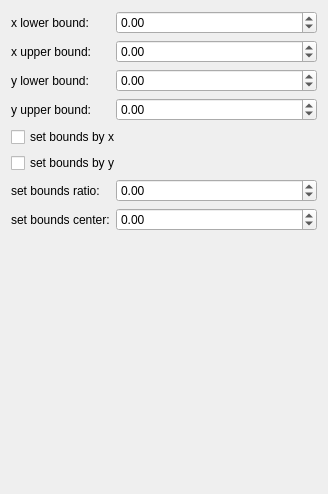
            <widget class="QWidget" name="page">
             <property name="geometry">
              <rect>
               <x>0</x>
               <y>0</y>
               <width>328</width>
               <height>494</height>
              </rect>
             </property>
             <attribute name="label">
              <string>common</string>
             </attribute>
             <layout class="QFormLayout" name="formLayout_2">
              <item row="0" column="0">
               <widget class="QLabel" name="label_4">
                <property name="text">
                 <string>x lower bound:</string>
                </property>
               </widget>
              </item>
              <item row="0" column="1">
               <widget class="QDoubleSpinBox" name="spinXLowerBound">
                <property name="minimum">
                 <double>-100.000000000000000</double>
                </property>
                <property name="maximum">
                 <double>100.000000000000000</double>
                </property>
               </widget>
              </item>
              <item row="3" column="0">
               <widget class="QLabel" name="label_5">
                <property name="text">
                 <string>x upper bound:</string>
                </property>
               </widget>
              </item>
              <item row="3" column="1">
               <widget class="QDoubleSpinBox" name="spinXUpperBound">
                <property name="minimum">
                 <double>-100.000000000000000</double>
                </property>
                <property name="maximum">
                 <double>100.000000000000000</double>
                </property>
               </widget>
              </item>
              <item row="6" column="0">
               <widget class="QLabel" name="label_6">
                <property name="text">
                 <string>y lower bound:</string>
                </property>
               </widget>
              </item>
              <item row="6" column="1">
               <widget class="QDoubleSpinBox" name="spinYLowerBound">
                <property name="minimum">
                 <double>-100.000000000000000</double>
                </property>
                <property name="maximum">
                 <double>100.000000000000000</double>
                </property>
               </widget>
              </item>
              <item row="9" column="0">
               <widget class="QLabel" name="label_7">
                <property name="text">
                 <string>y upper bound:</string>
                </property>
               </widget>
              </item>
              <item row="9" column="1">
               <widget class="QDoubleSpinBox" name="spinYUpperBound">
                <property name="minimum">
                 <double>-100.000000000000000</double>
                </property>
                <property name="maximum">
                 <double>100.000000000000000</double>
                </property>
               </widget>
              </item>
              <item row="12" column="0" colspan="2">
               <widget class="QCheckBox" name="checkSetBoundsByX">
                <property name="text">
                 <string>set bounds by x</string>
                </property>
               </widget>
              </item>
              <item row="15" column="0" colspan="2">
               <widget class="QCheckBox" name="checkSetBoundsByY">
                <property name="text">
                 <string>set bounds by y</string>
                </property>
               </widget>
              </item>
              <item row="19" column="0">
               <widget class="QLabel" name="label_8">
                <property name="text">
                 <string>set bounds ratio:</string>
                </property>
               </widget>
              </item>
              <item row="19" column="1">
               <widget class="QDoubleSpinBox" name="spinSetBoundsRatio">
                <property name="minimum">
                 <double>-100.000000000000000</double>
                </property>
                <property name="maximum">
                 <double>100.000000000000000</double>
                </property>
               </widget>
              </item>
              <item row="22" column="1">
               <widget class="QDoubleSpinBox" name="spinSetBoundsCenter">
                <property name="minimum">
                 <double>-100.000000000000000</double>
                </property>
                <property name="maximum">
                 <double>100.000000000000000</double>
                </property>
               </widget>
              </item>
              <item row="22" column="0">
               <widget class="QLabel" name="label_9">
                <property name="text">
                 <string>set bounds center:</string>
                </property>
               </widget>
              </item>
             </layout>
            </widget>
